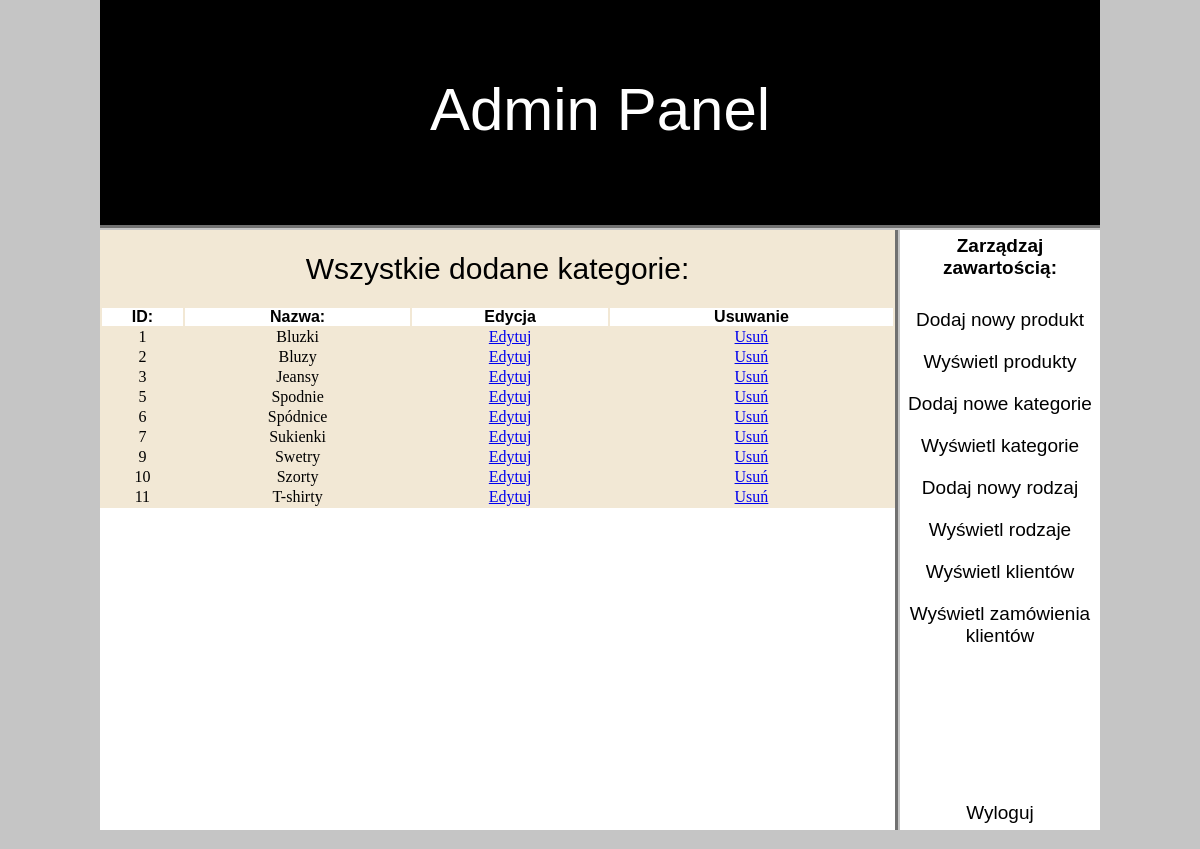
Screenshot of /Szopracz/Admin/index.php?view_cats (signed in) with the database file from the repository.
### tables this page shows
CREATE TABLE `kategoria` (
  `kategoria_id` int(100) NOT NULL,
  `kategoria_nazwa` text NOT NULL
);

### Szopracz/Admin/view_cats.php (the view)
<?php
if(!isset($_SESSION['user_email']))
{
    echo "<script>window.open('login.php', '_self')</script>";
}
else
{
?>
<table width="795" border="2" bgcolor="#f2e8d5">
<tr align="center">
    <td colspan="8"><h2 style="font-family: Arial, Helvetica, sans-serif; font-size: 30px; margin-top: 20px; margin-bottom: 20px;" >Wszystkie dodane kategorie:</h2></td>
</tr>
<tr bgcolor="white">
    <td align="right" style="font-family: Arial, Helvetica, sans-serif; font-weight: bold; text-align: center;">ID:</td>
    <td align="right" style="font-family: Arial, Helvetica, sans-serif; font-weight: bold; text-align: center;">Nazwa:</td>
    <td align="right" style="font-family: Arial, Helvetica, sans-serif; font-weight: bold; text-align: center;">Edycja</td>
    <td align="right" style="font-family: Arial, Helvetica, sans-serif; font-weight: bold; text-align: center;">Usuwanie</td>
</tr>
<?php
    include("includes/db_connect.php");
    $get_cat = "SELECT * FROM kategoria";
    $run_cat = mysqli_query($con, $get_cat);
    while($row_cat = mysqli_fetch_array($run_cat))
    {
        $cat_id = $row_cat['kategoria_id'];
        $cat_name = $row_cat['kategoria_nazwa'];
?>
<tr align="center">
    <td><?php echo $cat_id; ?></td>
    <td><?php echo $cat_name; ?></td>
    <td><a href="index.php?edit_cat=<?php echo $cat_id; ?>">Edytuj</a></td>
    <td><a href="delete_cat.php?delete_cat=<?php echo $cat_id; ?>" onclick="return confirm('Czy na pewno usunąć?')">Usuń</a></td>
</tr>
<?php } ?>
</table>
<?php } ?>

### Szopracz/Admin/styles/style.css (style rules this page uses)
html, body, div, span, applet, object, iframe, h1, h2, h3, h4, h5, h6, p, blockquote, pre, a, abbr, acronym, address, big, cite, code, del, dfn, em, img, ins, kbd, q, s, samp, small, strike, strong, sub, sup, tt, var, b, u, i, center, dl, dt, dd, ol, ul, li, fieldset, form, label, legend, table, caption, tbody, tfoot, thead, tr, th, td, article, aside, canvas, details, embed, figure, figcaption, footer, header, hgroup, menu, nav, output, ruby, section, summary, time, mark, audio, video { margin: 0; padding: 0; border: 0; font-size: 100%; font: inherit; vertical-align: baseline; }
body { background-color: #C5C5C5; }

### rows the page displays
kategoria: kategoria_id "1", kategoria_nazwa "Bluzki"
kategoria: kategoria_id "2", kategoria_nazwa "Bluzy"
kategoria: kategoria_id "3", kategoria_nazwa "Jeansy"
kategoria: kategoria_id "5", kategoria_nazwa "Spodnie"
kategoria: kategoria_id "6", kategoria_nazwa "Spódnice"
kategoria: kategoria_id "7", kategoria_nazwa "Sukienki"
kategoria: kategoria_id "9", kategoria_nazwa "Swetry"
kategoria: kategoria_id "10", kategoria_nazwa "Szorty"
kategoria: kategoria_id "11", kategoria_nazwa "T-shirty"
